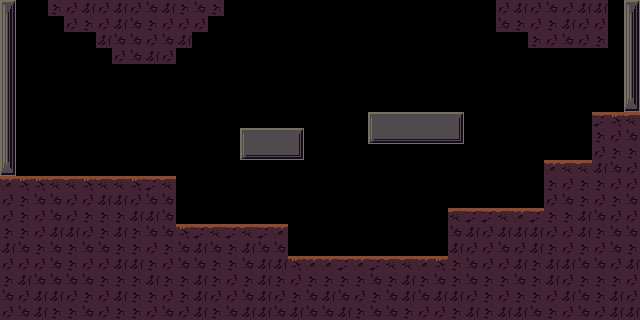

The image is a tile-based game level rendered from a .tmx file. Its description and complete source (layers, tilesets, objects, tile grids) follow:
An orthogonal 40x20 tile map with 16x16 px tiles, 1 tile layer (Main), 2 tilesets and 7 objects.

<map version="1.0" orientation="orthogonal" renderorder="right-down" width="40" height="20" tilewidth="16" tileheight="16">
 <tileset firstgid="1" source="tiles.tsx" />
 <tileset firstgid="65" source="props.tsx" />
 <layer name="Main" width="40" height="20">
  <data encoding="csv">
40,0,0,15,13,14,13,14,13,16,14,15,16,15,0,0,0,0,0,0,0,0,0,0,0,0,0,0,0,0,0,13,14,13,16,13,14,14,0,40,
48,0,0,0,13,15,13,14,16,15,13,13,13,0,0,0,0,0,0,0,0,0,0,0,0,0,0,0,0,0,0,16,15,13,15,14,13,13,0,48,
48,0,0,0,0,0,14,16,16,13,16,14,0,0,0,0,0,0,0,0,0,0,0,0,0,0,0,0,0,0,0,0,0,15,13,16,13,15,0,48,
48,0,0,0,0,0,0,13,16,14,13,0,0,0,0,0,0,0,0,0,0,0,0,0,0,0,0,0,0,0,0,0,0,0,0,0,0,0,0,48,
48,0,0,0,0,0,0,0,0,0,0,0,0,0,0,0,0,0,0,0,0,0,0,0,0,0,0,0,0,0,0,0,0,0,0,0,0,0,0,48,
48,0,0,0,0,0,0,0,0,0,0,0,0,0,0,0,0,0,0,0,0,0,0,0,0,0,0,0,0,0,0,0,0,0,0,0,0,0,0,48,
48,0,0,0,0,0,0,0,0,0,0,0,0,0,0,0,0,0,0,0,0,0,0,0,0,0,0,0,0,0,0,0,0,0,0,0,0,0,0,56,
48,0,0,0,0,0,0,0,0,0,0,0,0,0,0,0,0,0,0,0,0,0,0,42,43,43,43,43,44,0,0,0,0,0,0,0,0,6,5,8,
48,0,0,0,0,0,0,0,0,0,0,0,0,0,0,42,43,43,44,0,0,0,0,58,59,59,59,59,60,0,0,0,0,0,0,0,0,15,13,16,
48,0,0,0,0,0,0,0,0,0,0,0,0,0,0,58,59,59,60,0,0,0,0,0,0,0,0,0,0,0,0,0,0,0,0,0,0,13,15,15,
56,0,0,0,0,0,0,0,0,0,0,0,0,0,0,0,0,0,0,0,0,0,0,0,0,0,0,0,0,0,0,0,0,0,7,8,8,14,16,13,
7,5,5,8,8,5,8,8,5,6,8,0,0,0,0,0,0,0,0,0,0,0,0,0,0,0,0,0,0,0,0,0,0,0,15,13,15,15,13,13,
13,15,16,16,13,13,14,14,13,16,16,0,0,0,0,0,0,0,0,0,0,0,0,0,0,0,0,0,0,0,0,0,0,0,13,16,15,13,15,16,
13,15,13,16,13,15,15,15,14,14,16,0,0,0,0,0,0,0,0,0,0,0,0,0,0,0,0,0,8,6,6,8,7,6,15,15,14,16,13,13,
15,15,13,14,14,13,15,14,15,16,16,5,6,8,6,8,6,7,0,0,0,0,0,0,0,0,0,0,16,14,13,14,14,14,13,13,14,15,16,16,
14,16,15,16,15,16,16,15,15,13,15,16,14,16,15,14,16,16,0,0,0,0,0,0,0,0,0,0,14,13,13,16,13,14,15,13,15,13,16,15,
13,13,13,16,15,13,13,14,14,15,13,16,16,15,15,16,14,14,5,7,7,6,7,6,8,8,7,5,15,16,13,13,14,15,14,14,16,16,13,14,
15,14,16,16,16,16,15,15,15,14,15,15,14,15,13,15,14,15,13,15,15,15,15,16,15,14,15,16,15,16,15,15,16,15,14,13,15,15,15,13,
16,13,14,14,13,15,13,14,15,15,13,15,14,13,13,16,14,13,15,16,14,16,13,15,16,14,16,14,14,13,15,13,15,15,13,14,16,15,14,13,
13,16,14,15,15,16,13,15,15,13,16,13,14,15,16,14,14,16,14,16,16,14,15,16,16,15,13,13,15,14,15,14,14,16,15,13,16,13,14,14
</data>
 </layer>
 <objectgroup name="Default">
  <object gid="65" x="24" y="176">
   <properties>
    <property name="Target" value="entrance1" />
   </properties>
  </object>
  <object gid="65" x="592" y="112" />
  <object gid="67" x="400" y="112">
   <properties>
    <property name="Id" value="1" />
   </properties>
  </object>
  <object gid="70" x="248" y="128" />
  <object gid="73" x="208" y="224" />
  <object gid="73" x="488" y="208" />
  <object gid="73" x="352" y="256" />
 </objectgroup>
</map>